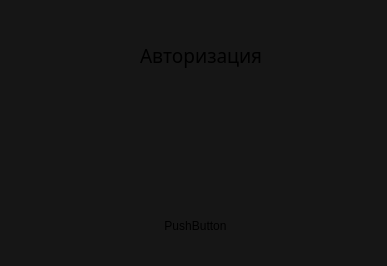
<?xml version="1.0" encoding="UTF-8"?>
<ui version="4.0">
 <class>loginForm</class>
 <widget class="QWidget" name="loginForm">
  <property name="geometry">
   <rect>
    <x>0</x>
    <y>0</y>
    <width>387</width>
    <height>266</height>
   </rect>
  </property>
  <property name="windowTitle">
   <string>Form</string>
  </property>
  <property name="styleSheet">
   <string notr="true">QWidget{
background-color: #161616;
border-radius: 15px;
border-style:solid;
border-color:qlineargradient(spread:pad, x1:1, y1:0, x2:0, y2:1, stop:0 rgba(80, 45, 174, 255), stop:1 rgba(158, 72, 214, 255));
}</string>
  </property>
  <widget class="QLineEdit" name="lineEdit">
   <property name="geometry">
    <rect>
     <x>30</x>
     <y>100</y>
     <width>311</width>
     <height>31</height>
    </rect>
   </property>
  </widget>
  <widget class="QLineEdit" name="lineEdit_2">
   <property name="geometry">
    <rect>
     <x>30</x>
     <y>160</y>
     <width>311</width>
     <height>31</height>
    </rect>
   </property>
  </widget>
  <widget class="QPushButton" name="pushButton">
   <property name="geometry">
    <rect>
     <x>120</x>
     <y>210</y>
     <width>151</width>
     <height>31</height>
    </rect>
   </property>
   <property name="text">
    <string>PushButton</string>
   </property>
  </widget>
  <widget class="QLabel" name="label">
   <property name="geometry">
    <rect>
     <x>140</x>
     <y>40</y>
     <width>301</width>
     <height>31</height>
    </rect>
   </property>
   <property name="font">
    <font>
     <family>Titillium Web</family>
     <pointsize>14</pointsize>
    </font>
   </property>
   <property name="text">
    <string>Авторизация</string>
   </property>
  </widget>
  <widget class="QLabel" name="label_2">
   <property name="geometry">
    <rect>
     <x>330</x>
     <y>20</y>
     <width>30</width>
     <height>30</height>
    </rect>
   </property>
   <property name="text">
    <string/>
   </property>
   <property name="pixmap">
    <pixmap resource="resourses/resourses.qrc">:/images/closePNG.png</pixmap>
   </property>
   <property name="scaledContents">
    <bool>true</bool>
   </property>
  </widget>
 </widget>
 <resources>
  <include location="resourses/resourses.qrc"/>
  <include location="resourses/resourses.qrc"/>
 </resources>
 <connections/>
</ui>
